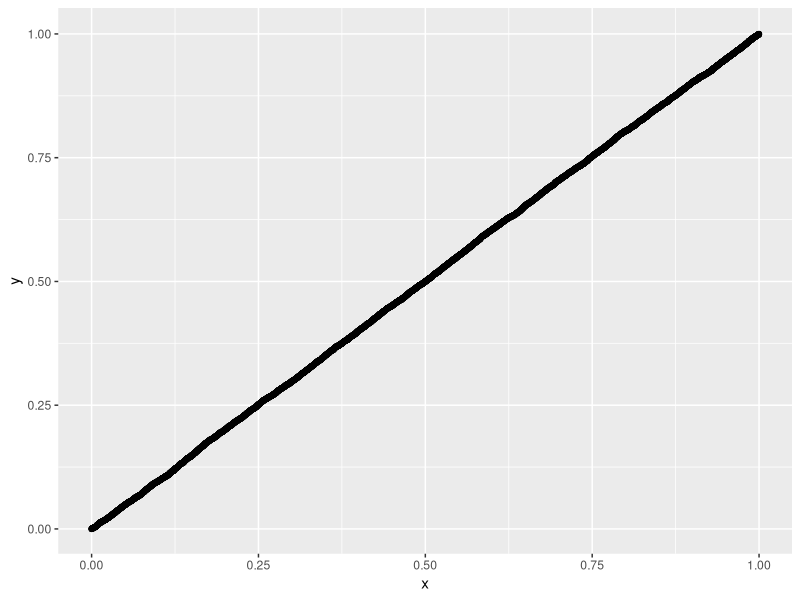
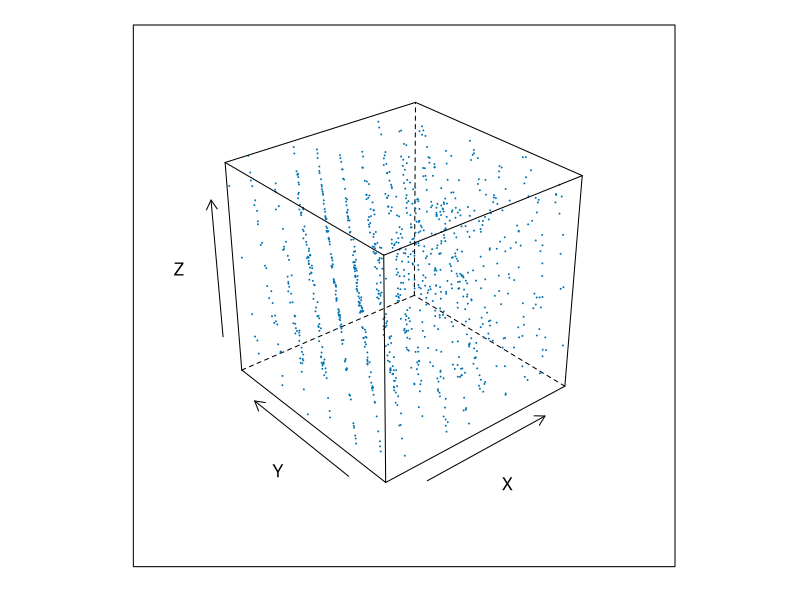
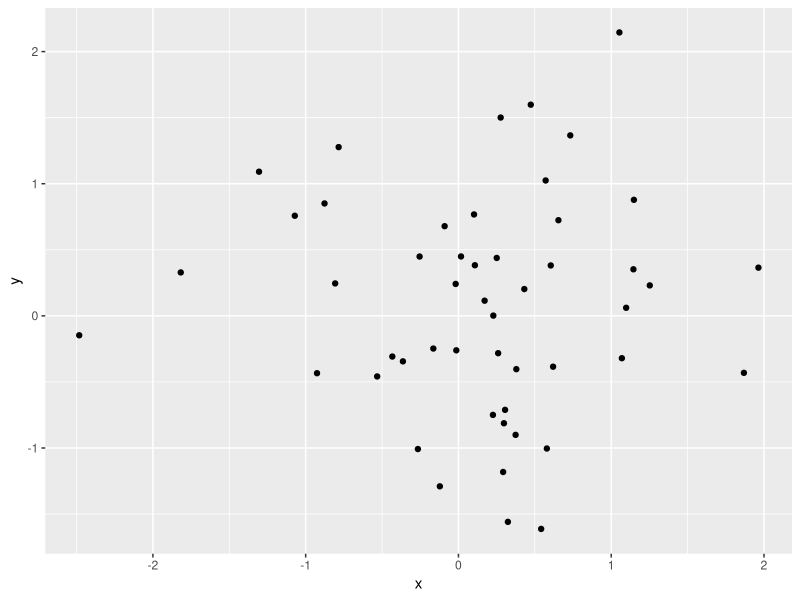
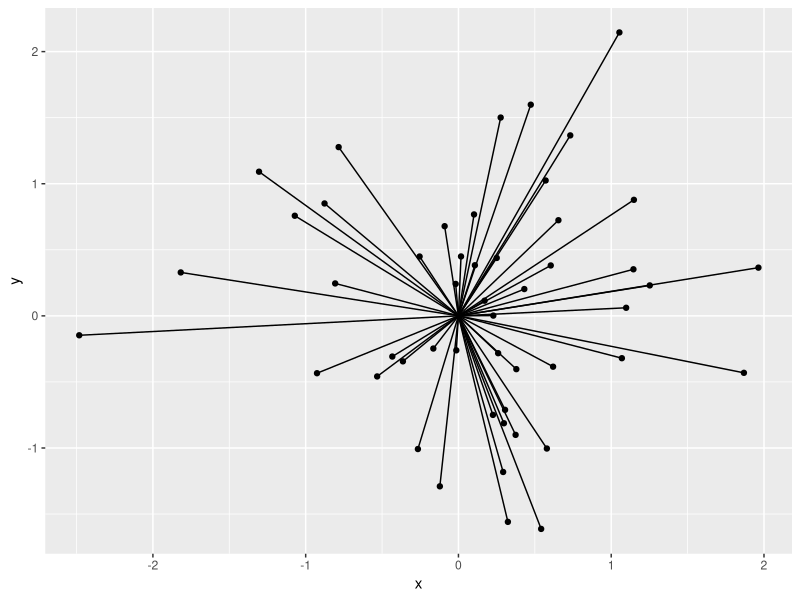
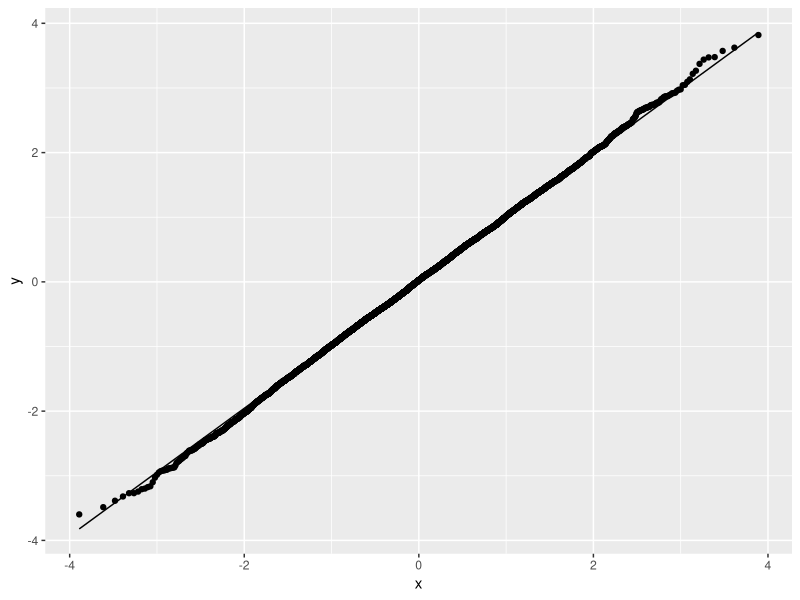

Generate these figures, in order, with R:
## ---- chunk 1
knitr::opts_chunk$set(echo = TRUE)
library(tidyverse)
library(ggplot2)
set.seed(393993931)
## ---- chunk 2
bad_rand_int <- function(seed) {
  # Note: mod is "%%" in R
  return((seed*(2^16+3)) %% 2^31)
}
bad_rand_ints <- function(seed, n) {
  rngs <- numeric(length = n)
  for (i in 1:n){
    seed <- rngs[i] <- bad_rand_int(seed)
  }
 return(rngs)
}
## ---- chunk 3
(randoms <- bad_rand_ints(406,10))
## ---- chunk 4
bad_rand_u01 <- function(seed, n) {

  bad_ints <- bad_rand_ints(seed, n)
  mim <- min(bad_ints)
  mxm <- max(bad_ints)
  uniforms <- map_dbl(bad_ints, ~(.x/(2^31-1)))
  return(uniforms)
}
## ---- chunk 5
bad_rand_u01(406,10)
## ---- chunk 6
## This next block of code will only need to run once to install an additional package if you don't have it.
if (!require("lattice")) { 
  install.packages("lattice")  
}
## ---- chunk 7
random_10000 <- bad_rand_u01(406,10000)
ggplot(data.frame(sample = random_10000),aes(sample = sample))+geom_qq(distribution = qunif)+geom_qq_line(distribution = qunif)
## ---- chunk 8
plot_bad_rands <- function(prngs) {
  if (length(prngs) %% 10 != 0) {
    stop("We must have random numbers in a multiple of 10")
  }
  # group the random numbers into groups of 10, but only use the first 3 in each group
  m <- matrix(prngs, ncol = 10, byrow = TRUE)[, 1:3]
  
  # label the columns 
  colnames(m) <- c("X", "Y", "Z")
  
  cloud(Z ~ X + Y, as.data.frame(round(m, 3)), pch = 20, cex = 0.1)
}

 plot_bad_rands(random_10000) # uncomment and add your data here
## ---- chunk 9
quantile <- function(x,theta){
  return(log(1-x)/-(theta))
}
expect_gamma <- function(x){
  return (((x-(1/2))/(1/2))^3)
}
theta <- 2

sample = runif(10000)
sampled_exp <- map_dbl(sample,~quantile(.x,theta))
gammas <- map_dbl(sampled_exp,~expect_gamma(.x))
(gamma <- mean(gammas))

(interval <- t.test(gammas, conf.level = 0.999)$conf.int)
## ---- chunk 10
xy <- ggplot(data.frame(x = rnorm(50), y = rnorm(50)), aes(x = x, y = y)) + geom_point()
print(xy)
## ---- chunk 11
xy + geom_segment(aes(xend = 0, yend = 0))
## ---- chunk 12
exp_func <- function(u,theta){
  return (sqrt((log(u)/-theta)))
}

exp_10000 <- map_dbl(runif(10000), ~exp_func(.x,0.5))
cos_10000 <- cos(runif(10000,min = 0,max = 2*pi))
norm_10000 <- exp_10000*cos_10000

ggplot(data.frame(x = norm_10000), aes(sample = x)) + geom_qq(distribution = qnorm) + geom_qq_line(distribution = qnorm)
